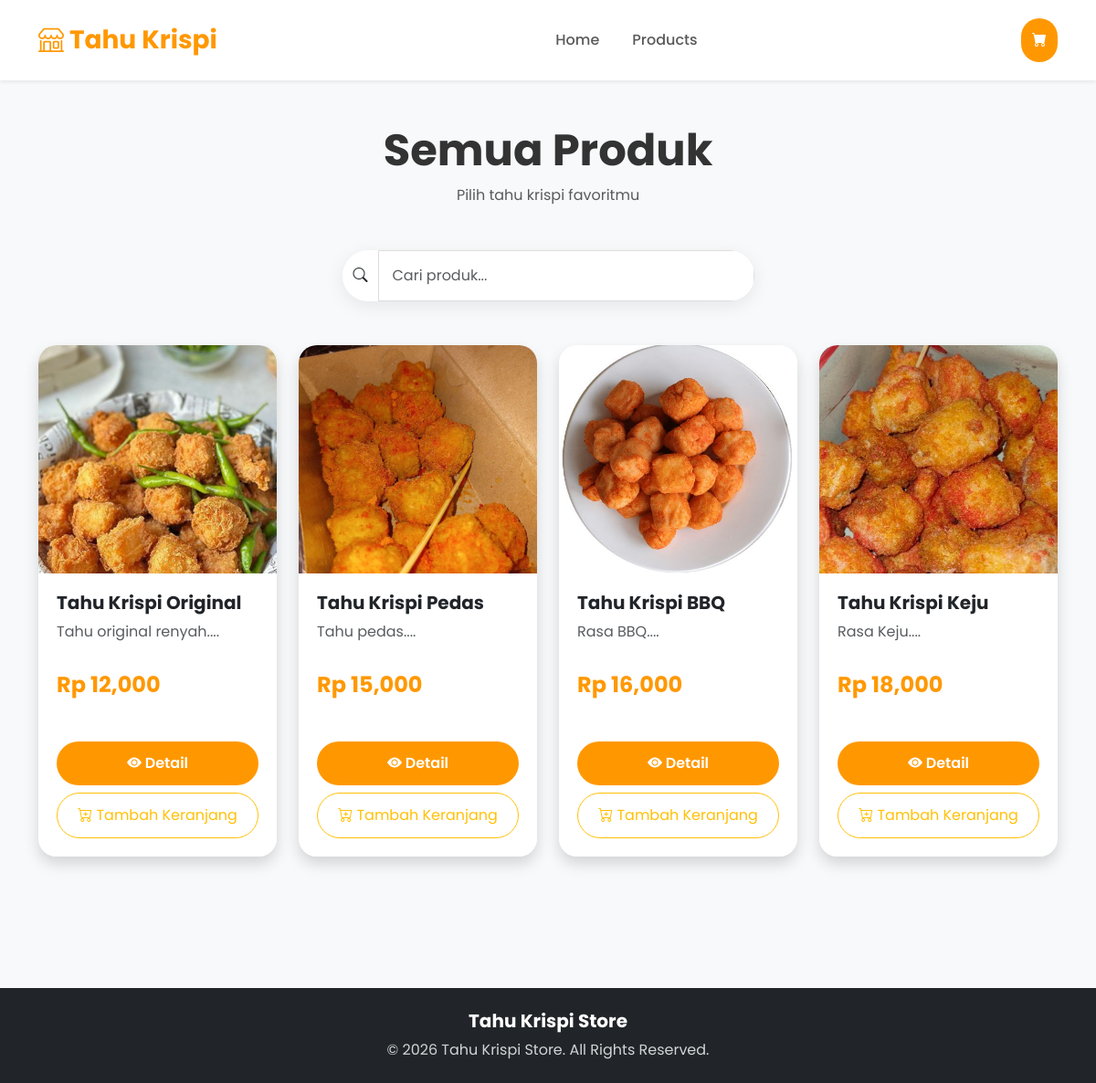
/products, run on an earlier commit of the app's database.
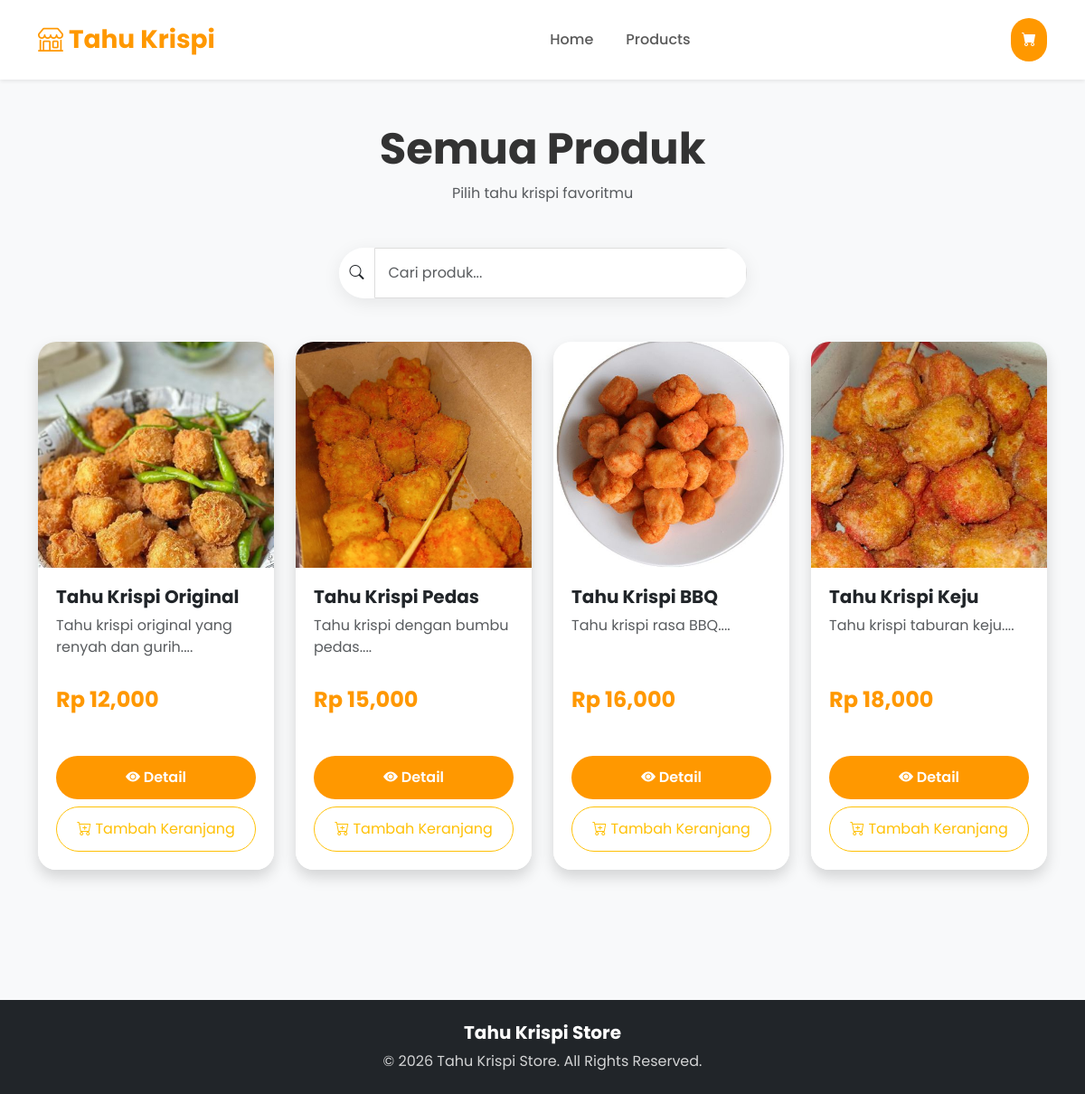
And on a later commit of the database.
### tables this page shows
CREATE TABLE products (
        id INTEGER PRIMARY KEY AUTOINCREMENT,
        name TEXT NOT NULL,
        description TEXT,
        price INTEGER NOT NULL,
        image TEXT NOT NULL
    );

### app.py (the view)
@app.route("/products")
def product_list():
    conn = get_db()
    products = conn.execute(
        """
        SELECT *
        FROM products
        """
    ).fetchall()
    conn.close()
    return render_template(
        "products.html",
        products=products
    )

### app.py (called while the page is built)
def get_db():
    conn = sqlite3.connect(DATABASE)
    conn.row_factory = sqlite3.Row
    return conn

### templates/products.html (shortened to what this page needs)
{% extends "base.html" %}
{% block content %}
<section class="mb-5">
    <div class="text-center mb-5">
        <h1 class="fw-bold display-5">
            Semua Produk
        </h1>
        <p class="text-muted">
            Pilih tahu krispi favoritmu
        </p>
    </div>
    <div class="row justify-content-center mb-5">
        <div class="col-lg-5">
            <div class="input-group">
                <span class="input-group-text bg-white">
                    <i class="bi bi-search"></i>
                </span>
                <input
                    type="text"
                    id="searchInput"
                    class="form-control"
                    placeholder="Cari produk...">
            </div>
        </div>
    </div>
    <div class="row g-4" id="productContainer">
        {% for product in products %}
        <div class="col-xl-3 col-lg-4 col-md-6 col-sm-6 col-12 product-item">
            <div class="card border-0 shadow product-card h-100">
                <img
                    src="{{ url_for('static', filename='img/' + product['image']) }}"
                    class="card-img-top product-image"
                    alt="{{ product['name'] }}">
                <div class="card-body d-flex flex-column">
                    <h5 class="fw-bold">
                        {{ product["name"] }}
                    </h5>
                    <p class="text-muted flex-grow-1">
                        {{ product["description"][:90] }}...
                    </p>
                    <div class="d-flex justify-content-between align-items-center mt-3">
                        <h4 class="text-warning fw-bold">
                            Rp {{ "{:,.0f}".format(product["price"]) }}
                        </h4>
                    </div>
                </div>
                <div class="card-footer bg-white border-0">
                    <div class="d-grid gap-2">
                        <a
                            href="{{ url_for('product_detail', id=product['id']) }}"
                            class="btn btn-warning rounded-pill">
                            <i class="bi bi-eye-fill"></i>
                            Detail
                        </a>
                        <a
                            href="{{ url_for('add_to_cart', id=product['id']) }}"
                            class="btn btn-outline-warning rounded-pill">
                            <i class="bi bi-cart-plus"></i>
                            Tambah Keranjang
                        </a>
                    </div>
                </div>
            </div>
        </div>
        {% endfor %}
    </div>
</section>
{% endblock %}

### templates/base.html (shortened to what this page needs)
<!DOCTYPE html>
<html lang="id">
<head>
    <link href="https://cdn.jsdelivr.net/npm/bootstrap@5.3.7/dist/css/bootstrap.min.css" rel="stylesheet">
    <link rel="stylesheet"
        href="https://cdn.jsdelivr.net/npm/bootstrap-icons@1.11.3/font/bootstrap-icons.min.css">
    <link rel="stylesheet"
        href="{{ url_for('static', filename='css/style.css') }}">
</head>
<body>
    <nav class="navbar navbar-expand-lg navbar-light bg-white shadow-sm sticky-top">
        <div class="container">
            <a class="navbar-brand fw-bold text-warning" href="{{ url_for('home') }}">
                <i class="bi bi-shop"></i> Tahu Krispi
            </a>
            <div class="collapse navbar-collapse" id="navbarMenu">
                <ul class="navbar-nav mx-auto">
                    <li class="nav-item">
                        <a class="nav-link" href="{{ url_for('home') }}">
                            Home
                        </a>
                    </li>
                    <li class="nav-item">
                        <a class="nav-link" href="{{ url_for('product_list') }}">
                            Products
                        </a>
                    </li>
                </ul>
                <div class="d-flex align-items-center gap-3">
                    <a href="{{ url_for('checkout') }}"
                        class="btn btn-warning rounded-pill">
                        <i class="bi bi-cart-fill"></i>
                    </a>
                </div>
            </div>
        </div>
    </nav>
    <main class="container py-5">
        {% block content %}
        {% endblock %}
    </main>
    <footer class="bg-dark text-white mt-5">
        <div class="container text-center py-4">
            <h5 class="mb-2">
                Tahu Krispi Store
            </h5>
            <p class="mb-0">
                © 2026 Tahu Krispi Store.
                All Rights Reserved.
            </p>
        </div>
    </footer>
</body>
</html>

### static/css/style.css (style rules this page uses)
* { margin:0; padding:0; box-sizing:border-box; }
html { scroll-behavior:smooth; }
body { font-family:'Poppins',sans-serif; background:#f8f9fa; color:#333; }
.navbar { padding:18px 0; }
.navbar-brand { font-size:28px; font-weight:700; }
.nav-link { font-weight:500; margin:0 10px; transition:.3s; }
.btn-warning { background:#ff9800; border:none; }
.input-group { box-shadow:0 5px 20px rgba(0,0,0,.08); border-radius:50px; overflow:hidden; }
.input-group-text { border:none; background:white; }
.form-control { border:none; padding:15px; }
.product-card { transition:.35s; border-radius:20px; overflow:hidden; }
.product-image { height:250px; object-fit:cover; }
.card-body { padding:20px; }
.card-footer { padding:20px; }
.text-warning { color:#ff9800 !important; }
.product-card { background:#fff; border:none; border-radius:20px; overflow:hidden; transition:.35s; height:100%; }
.product-image { width:100%; height:250px; object-fit:cover; transition:.4s; }
.card-footer { background:white; border:none; padding:20px; }
.btn { transition:.3s; }
.btn-warning { color:white; font-weight:600; border-radius:50px; padding:12px; }
.btn-outline-warning { border-radius:50px; padding:12px; }
.form-control { border-radius:15px; padding:15px; border:1px solid #ddd; }
footer { margin-top:80px; }
footer h5 { font-weight:700; }
footer p { opacity:.8; }

What changed in the data, as far as the page shows it:
changed products "Tahu Krispi Original": description "Tahu original renyah." → "Tahu krispi original yang renyah dan gurih."
changed products "Tahu Krispi Pedas": description "Tahu pedas." → "Tahu krispi dengan bumbu pedas."
changed products "Tahu Krispi BBQ": description "Rasa BBQ." → "Tahu krispi rasa BBQ."
changed products "Tahu Krispi Keju": description "Rasa Keju." → "Tahu krispi taburan keju."
